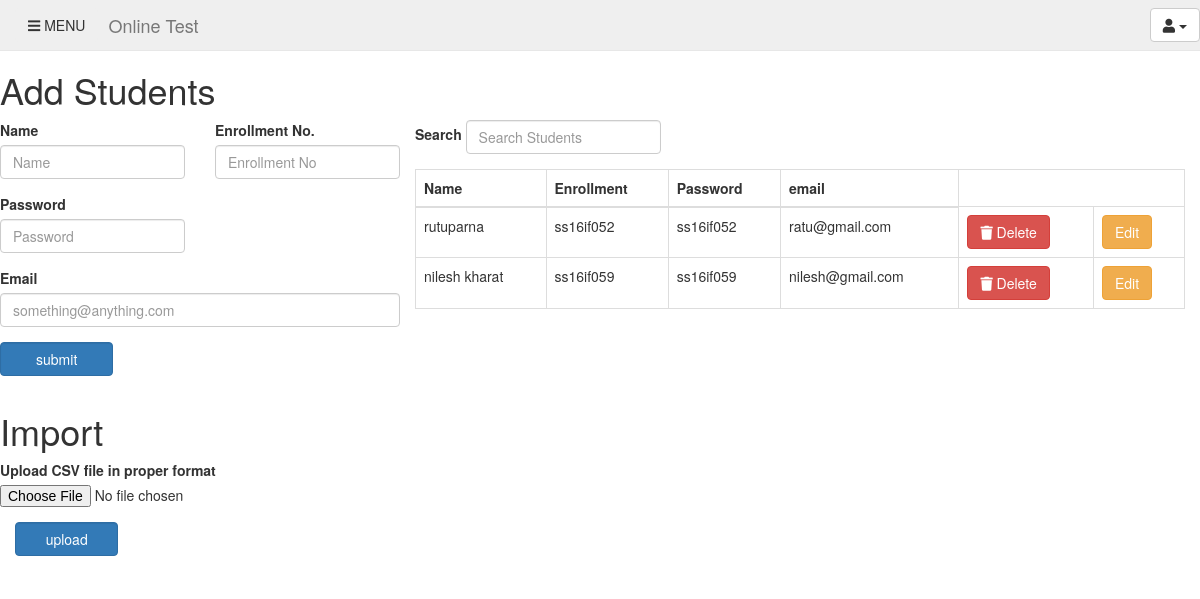
The page /project008/php/addStudent.php (signed in) on the database as committed earlier.
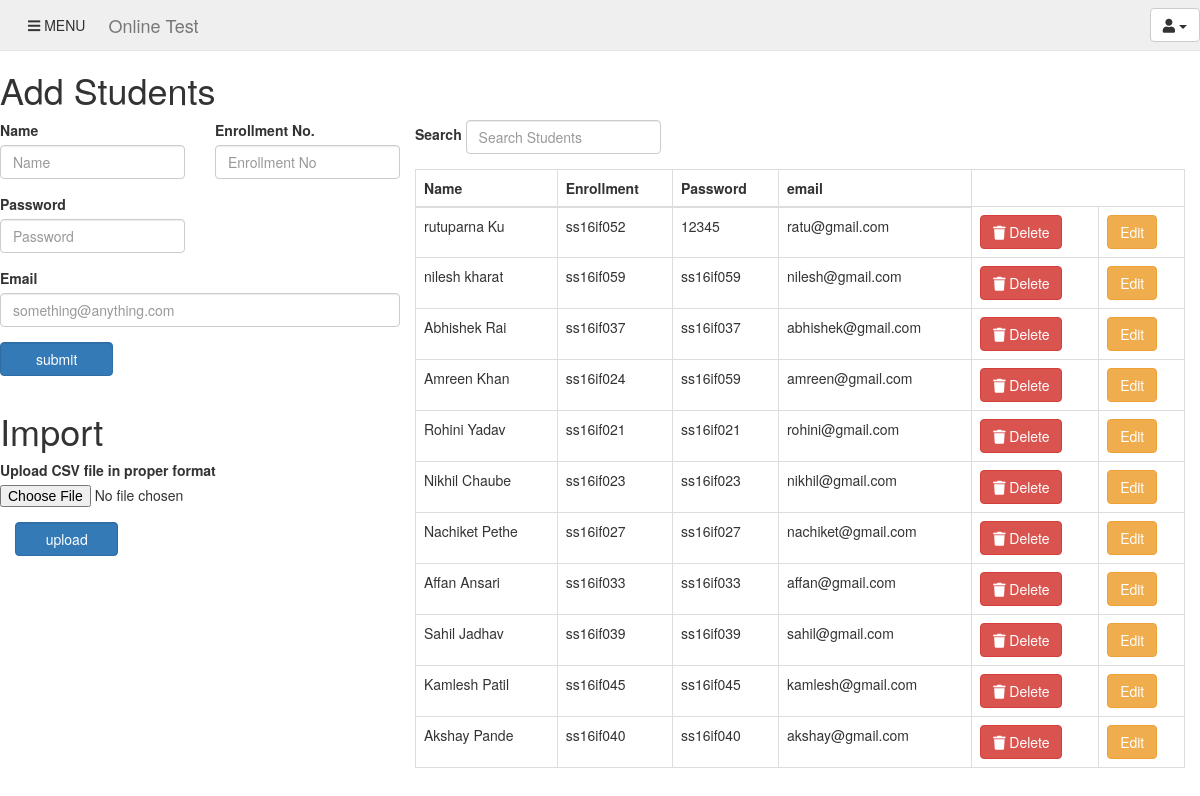
The same page on the database as committed later.
### tables this page shows
CREATE TABLE IF NOT EXISTS `student` (
  `id` int(11) NOT NULL AUTO_INCREMENT,
  `studentName` varchar(50) NOT NULL,
  `enrollment` varchar(50) DEFAULT NULL,
  `password` varchar(50) DEFAULT NULL,
  `email` varchar(50) DEFAULT NULL,
  `added_by` varchar(50) DEFAULT NULL,
  PRIMARY KEY (`id`),
  UNIQUE KEY `enrollment` (`enrollment`),
  KEY `added_by` (`added_by`)
);

### project008/php/addStudent.php (the view, shortened to what this page needs)
<?php
 include 'connection.php';
	$q="select * from student ";
	$sdata=$con->query($q);
 ?>
<!DOCTYPE html>
<html>
<head>
  		<link rel="stylesheet" href="https://maxcdn.bootstrapcdn.com/bootstrap/3.3.7/css/bootstrap.min.css">
  		<link rel="stylesheet" href="https://use.fontawesome.com/releases/v5.2.0/css/all.css">
		<link rel="stylesheet" type="text/css" href="http://localhost/project008/css/homepage.css">
		<link rel="stylesheet" type="text/css" href="http://localhost/project008/css/addStudent.css">
</head>
<body>
	<div id="wrapper"  >
	<div class="main" >
			<nav class="navbar navbar-default navbar-fixed-top " id="navbar" >
				<div class="container-fluid">
					 <ul class="nav navbar-nav">
					      <li >
								<button class="btn navbar-btn" id="tgbtn"><span class="fa fa-bars" aria-hidden="true"></span>  MENU</button>
						  </li>
			    	 </ul>
					<div class="navbar-header">
						<a class="navbar-brand" href="">Online Test</a>
					</div>
					<ul class="nav navbar-nav navbar-right">
								<li class="dropdown">
									<button class="btn btn-default dropdown-toggle navbar-btn" type="button" id="menu1" data-toggle="dropdown"><span class="fa fa-user" ></span>
									<span class="caret"></span></button>
							</li>
					</ul>
				</div>
			</nav>
		<div id="content" class="container-fluid content" >
			<div class="row">
					<h1>Add Students</h1>
				<div id="form1" class="col-sm-4">
					<div class="row">
						<div class="row">
					<form id="form" action="addStudentX.php" method="POST">
						<div class="form-row">
							<div class="form-group col-sm-6">
						      <label >Name</label>
						      <input type="text" class="form-control" id="name" placeholder="Name" name="name">
						    </div>
						    <div class="form-group col-sm-6">
						      <label >Enrollment No.</label>
						      <input type="text" class="form-control" id="enroll" placeholder="Enrollment No" name="enroll">
						    </div>
						</div>
						<div class="form-row">
						    <div class="form-group col-sm-6">
						      <label >Password</label>
						      <input type="password" class="form-control" id="password" placeholder="Password" name="password">
						    </div>
						</div>
						<div class="form-group col-sm-12">
						    <label >Email</label>
						    <input type="email" class="form-control" id="email" placeholder="something@anything.com" name="email">
						</div>
						<div class="form-group col-sm-4">
						    <input type="submit" class="form-control btn-primary" id="submit" name="submit" value="submit">
						</div>
					</form>
					</div>
				</div>
					<div class="row">
						<h1>Import</h1>
						<form action="addStudentX.php" method="POST" enctype="multipart/form-data">
						 <div class="form-group">
    						<label for="exampleFormControlFile1">Upload CSV file in proper format</label>
    						<input type="file" class="form-control-file" id="exampleFormControlFile1" name="studentcsvfile">
  						</div>
						<div class="form-group col-sm-4">
						    <input type="submit" class="form-control btn-primary" name='fileupload' value="upload">
						</div>
					</form>
					</div>
				</div>
			<div class="col-sm-8">
				<div class="form-group form-inline ">
						    <label >Search</label>
						    <input type="email" class="form-control" id="search" placeholder="Search Students" name="search">
				</div>
				<table class="table table-bordered" id="stable">
					<thead>
						<tr>
						<th>Name</th>
						<th>Enrollment</th>
						<th>Password</th>
						<th>email</th>
						</tr>
					</thead>
					<tbody id="sdata">
						<?php
							while($row=$sdata->fetch_assoc())
							{
								echo "<tr>";
								echo "<td>";
								echo $row['studentName'];
								echo "</td>";
								echo "<td>";
								echo $row['enrollment'];
								echo "</td>";
								echo "<td>";
								echo $row['password'];
								echo "</td>";
								echo "<td>";
								echo $row['email'];
								echo "</td>";
								echo "<td>";
								echo "<button class=\"btn btn-danger remove\" ><span class=\"fa  fa-trash\"></span> Delete</button>";
								echo "</td>";
								echo "<td>";
								echo "<button class=\"btn btn-warning edit\" > Edit</button>";
								echo "</td>";
								echo "</tr>";
							}
						?>
					</tbody>
				</table>
			</div>
			</div>
		</div>
</div>
</div>
</body>
</html>

Rows that differ between the two databases and show on the page:
removed student: studentName "rutuparna", enrollment "ss16if052", password "ss16if052", email "ratu@gmail.com"
added student: studentName "rutuparna Ku", enrollment "ss16if052", password "12345", email "ratu@gmail.com"
added student: studentName "Abhishek Rai", enrollment "ss16if037", password "ss16if037", email "abhishek@gmail.com"
added student: studentName "Amreen Khan", enrollment "ss16if024", password "ss16if059", email "amreen@gmail.com"
added student: studentName "Rohini Yadav", enrollment "ss16if021", password "ss16if021", email "rohini@gmail.com"
added student: studentName "Nikhil Chaube", enrollment "ss16if023", password "ss16if023", email "nikhil@gmail.com"
added student: studentName "Nachiket Pethe", enrollment "ss16if027", password "ss16if027", email "nachiket@gmail.com"
added student: studentName "Affan Ansari", enrollment "ss16if033", password "ss16if033", email "affan@gmail.com"
added student: studentName "Sahil Jadhav", enrollment "ss16if039", password "ss16if039", email "sahil@gmail.com"
added student: studentName "Kamlesh Patil", enrollment "ss16if045", password "ss16if045", email "kamlesh@gmail.com"
added student: studentName "Akshay Pande", enrollment "ss16if040", password "ss16if040", email "akshay@gmail.com"
